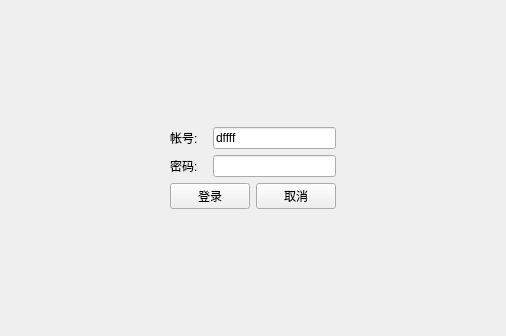
<?xml version="1.0" encoding="UTF-8"?>
<ui version="4.0">
 <class>Widget</class>
 <widget class="QWidget" name="Widget">
  <property name="geometry">
   <rect>
    <x>0</x>
    <y>0</y>
    <width>506</width>
    <height>336</height>
   </rect>
  </property>
  <property name="windowTitle">
   <string>Widget</string>
  </property>
  <layout class="QGridLayout" name="gridLayout_2">
   <item row="0" column="1">
    <spacer name="verticalSpacer">
     <property name="orientation">
      <enum>Qt::Vertical</enum>
     </property>
     <property name="sizeHint" stdset="0">
      <size>
       <width>20</width>
       <height>101</height>
      </size>
     </property>
    </spacer>
   </item>
   <item row="1" column="0">
    <spacer name="horizontalSpacer">
     <property name="orientation">
      <enum>Qt::Horizontal</enum>
     </property>
     <property name="sizeHint" stdset="0">
      <size>
       <width>141</width>
       <height>20</height>
      </size>
     </property>
    </spacer>
   </item>
   <item row="1" column="1">
    <layout class="QGridLayout" name="gridLayout">
     <item row="0" column="0">
      <widget class="QLabel" name="lbl_name">
       <property name="text">
        <string>帐号:</string>
       </property>
      </widget>
     </item>
     <item row="0" column="1" colspan="2">
      <widget class="QLineEdit" name="ledit_name">
       <property name="text">
        <string>dffff</string>
       </property>
      </widget>
     </item>
     <item row="1" column="0">
      <widget class="QLabel" name="lbl_psswd">
       <property name="text">
        <string>密码:</string>
       </property>
      </widget>
     </item>
     <item row="1" column="1" colspan="2">
      <widget class="QLineEdit" name="ledit_passwd">
       <property name="text">
        <string/>
       </property>
       <property name="echoMode">
        <enum>QLineEdit::Password</enum>
       </property>
      </widget>
     </item>
     <item row="2" column="0" colspan="2">
      <widget class="QPushButton" name="btn_login">
       <property name="text">
        <string>登录</string>
       </property>
      </widget>
     </item>
     <item row="2" column="2">
      <widget class="QPushButton" name="btn_cancel">
       <property name="text">
        <string>取消</string>
       </property>
      </widget>
     </item>
    </layout>
   </item>
   <item row="1" column="2">
    <spacer name="horizontalSpacer_2">
     <property name="orientation">
      <enum>Qt::Horizontal</enum>
     </property>
     <property name="sizeHint" stdset="0">
      <size>
       <width>141</width>
       <height>20</height>
      </size>
     </property>
    </spacer>
   </item>
   <item row="2" column="1">
    <spacer name="verticalSpacer_2">
     <property name="orientation">
      <enum>Qt::Vertical</enum>
     </property>
     <property name="sizeHint" stdset="0">
      <size>
       <width>20</width>
       <height>100</height>
      </size>
     </property>
    </spacer>
   </item>
  </layout>
 </widget>
 <layoutdefault spacing="6" margin="11"/>
 <tabstops>
  <tabstop>ledit_name</tabstop>
  <tabstop>ledit_passwd</tabstop>
  <tabstop>btn_login</tabstop>
  <tabstop>btn_cancel</tabstop>
 </tabstops>
 <resources/>
 <connections>
  <connection>
   <sender>btn_cancel</sender>
   <signal>clicked()</signal>
   <receiver>ledit_name</receiver>
   <slot>clear()</slot>
   <hints>
    <hint type="sourcelabel">
     <x>307</x>
     <y>181</y>
    </hint>
    <hint type="destinationlabel">
     <x>266</x>
     <y>83</y>
    </hint>
   </hints>
  </connection>
  <connection>
   <sender>btn_cancel</sender>
   <signal>clicked()</signal>
   <receiver>ledit_passwd</receiver>
   <slot>clear()</slot>
   <hints>
    <hint type="sourcelabel">
     <x>331</x>
     <y>193</y>
    </hint>
    <hint type="destinationlabel">
     <x>327</x>
     <y>130</y>
    </hint>
   </hints>
  </connection>
 </connections>
</ui>
